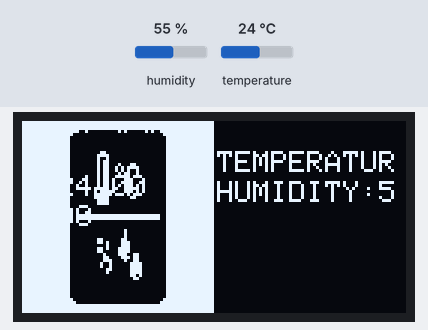
Bench run of a sketch on a simulated Arduino Uno, built with avr-gcc and run on an emulated ATmega328P. Parts: 128×64 one-colour display. The test bench sets the inputs (shaded band); at power-on: humidity 55 %, temperature 24 °C. What the sketch prints to the serial monitor is not drawn.

Above: at 4.6 s.
4.7 s: humidity set to 22 %
At 9.0 s:
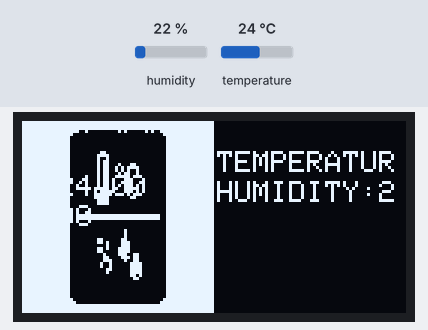
9.7 s: temperature set to 12 °C
At 13.1 s:
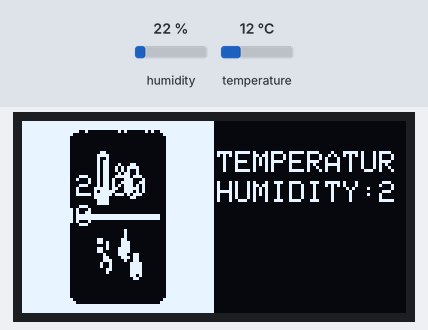
13.8 s: humidity set to 40 %
At 17.3 s:
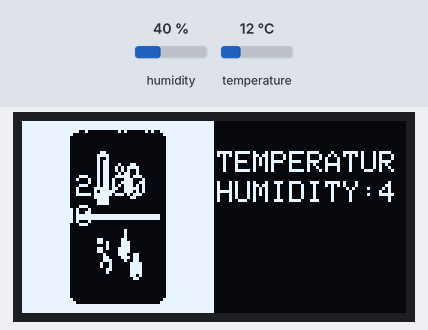
17.9 s: temperature set to 19 °C
Timing chart, 0 to 20.9 s (numbered marks = the images above; inputs shaded):
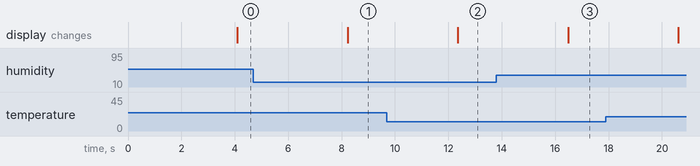

Measured:
- after the input at 4.7 s, the display: changes after 3.5 s (image 1)
- after the input at 9.7 s, the display: changes after 2.7 s (image 2)
- after the input at 13.8 s, the display: changes after 2.7 s (image 3)

The sketch:

dht_image_iot_2.ino
```cpp
#include "DHT.h"
#include<Adafruit_SSD1306.h>
#define DHTPIN 4
#define DHTTYPE DHT11
DHT Dht(DHTPIN,DHTTYPE);
float temp,hum;
#define SCREEN_WIDTH 128
#define SCREEN_HEIGHT 64
Adafruit_SSD1306 display(SCREEN_WIDTH,SCREEN_HEIGHT,&Wire,-1);
static const uint8_t image_data[1024] = {
  0xff, 0xff, 0xff, 0xff, 0xff, 0xff, 0xff, 0xff, 0xff, 0xff, 0xff, 0xff, 0xff, 0xff, 0xff, 0xff,
  0xff, 0xff, 0xff, 0xff, 0xff, 0xff, 0xff, 0xff, 0xff, 0xff, 0xe4, 0x00, 0xa0, 0x53, 0xff, 0xff,
  0xff, 0xff, 0x80, 0x00, 0x00, 0x01, 0xff, 0xff, 0xff, 0xff, 0x00, 0x00, 0x00, 0x00, 0xff, 0xff,
  0xff, 0xff, 0x00, 0x00, 0x00, 0x00, 0xff, 0xff, 0xff, 0xff, 0x00, 0x00, 0x00, 0x00, 0xff, 0xff,
  0xff, 0xff, 0x00, 0x00, 0x00, 0x00, 0xff, 0xff, 0xff, 0xff, 0x00, 0x00, 0x00, 0x00, 0xff, 0xff,
  0xff, 0xff, 0x00, 0x30, 0x00, 0x00, 0xff, 0xff, 0xff, 0xff, 0x00, 0x78, 0x00, 0x00, 0xff, 0xff,
  0xff, 0xff, 0x00, 0x48, 0x00, 0x00, 0xff, 0xff, 0xff, 0xff, 0x00, 0x58, 0x00, 0x00, 0xff, 0xff,
  0xff, 0xff, 0x00, 0x58, 0x8c, 0x00, 0xff, 0xff, 0xff, 0xff, 0x00, 0x59, 0x5e, 0x00, 0xff, 0xff,
  0xff, 0xff, 0x00, 0x59, 0x52, 0x00, 0xff, 0xff, 0xff, 0xff, 0x00, 0x58, 0xb2, 0x00, 0xff, 0xff,
  0xff, 0xff, 0x00, 0x58, 0x30, 0x00, 0xff, 0xff, 0xff, 0xff, 0x00, 0x58, 0x30, 0x00, 0xff, 0xff,
  0xff, 0xff, 0x00, 0x58, 0x30, 0x00, 0xff, 0xff, 0xff, 0xff, 0x00, 0x58, 0x30, 0x00, 0xff, 0xff,
  0xff, 0xff, 0x00, 0xf8, 0x32, 0x00, 0xff, 0xff, 0xff, 0xff, 0x00, 0xbc, 0x12, 0x00, 0xff, 0xff,
  0xff, 0xff, 0x00, 0xfc, 0x16, 0x00, 0xff, 0xff, 0xff, 0xff, 0x00, 0xf8, 0x0c, 0x00, 0xff, 0xff,
  0xff, 0xff, 0x00, 0x78, 0x00, 0x00, 0xff, 0xff, 0xff, 0xff, 0x00, 0x78, 0x00, 0x00, 0xff, 0xff,
  0xff, 0xff, 0x00, 0x00, 0x00, 0x00, 0xff, 0xff, 0xff, 0xff, 0x00, 0x00, 0x00, 0x00, 0xff, 0xff,
  0xff, 0xff, 0x00, 0x00, 0x00, 0x00, 0xff, 0xff, 0xff, 0xff, 0x3f, 0xff, 0xff, 0xfc, 0xff, 0xff,
  0xff, 0xff, 0x3f, 0xff, 0xff, 0xfc, 0xff, 0xff, 0xff, 0xff, 0x00, 0x00, 0x00, 0x00, 0xff, 0xff,
  0xff, 0xff, 0x00, 0x00, 0x00, 0x00, 0xff, 0xff, 0xff, 0xff, 0x00, 0x00, 0x00, 0x00, 0xff, 0xff,
  0xff, 0xff, 0x00, 0x00, 0x20, 0x00, 0xff, 0xff, 0xff, 0xff, 0x00, 0x00, 0x20, 0x00, 0xff, 0xff,
  0xff, 0xff, 0x00, 0x00, 0x20, 0x00, 0xff, 0xff, 0xff, 0xff, 0x00, 0x60, 0x60, 0x00, 0xff, 0xff,
  0xff, 0xff, 0x00, 0x68, 0x70, 0x00, 0xff, 0xff, 0xff, 0xff, 0x00, 0x08, 0x70, 0x00, 0xff, 0xff,
  0xff, 0xff, 0x00, 0x68, 0xf0, 0x00, 0xff, 0xff, 0xff, 0xff, 0x00, 0x60, 0xf0, 0x00, 0xff, 0xff,
  0xff, 0xff, 0x00, 0x10, 0xe6, 0x00, 0xff, 0xff, 0xff, 0xff, 0x00, 0x18, 0x76, 0x00, 0xff, 0xff,
  0xff, 0xff, 0x00, 0x1c, 0x26, 0x00, 0xff, 0xff, 0xff, 0xff, 0x00, 0x24, 0x0f, 0x00, 0xff, 0xff,
  0xff, 0xff, 0x00, 0x24, 0x0f, 0x00, 0xff, 0xff, 0xff, 0xff, 0x00, 0x0c, 0x0f, 0x00, 0xff, 0xff,
  0xff, 0xff, 0x00, 0x08, 0x0f, 0x00, 0xff, 0xff, 0xff, 0xff, 0x00, 0x00, 0x0d, 0x00, 0xff, 0xff,
  0xff, 0xff, 0x00, 0x00, 0x06, 0x00, 0xff, 0xff, 0xff, 0xff, 0x00, 0x00, 0x00, 0x00, 0xff, 0xff,
  0xff, 0xff, 0x00, 0x00, 0x00, 0x00, 0xff, 0xff, 0xff, 0xff, 0x00, 0x00, 0x00, 0x00, 0xff, 0xff,
  0xff, 0xff, 0x00, 0x00, 0x00, 0x00, 0xff, 0xff, 0xff, 0xff, 0x00, 0x00, 0x00, 0x00, 0xff, 0xff,
  0xff, 0xff, 0x00, 0x00, 0x00, 0x00, 0xff, 0xff, 0xff, 0xff, 0x80, 0x00, 0x00, 0x01, 0xff, 0xff,
  0xff, 0xff, 0xc0, 0x00, 0x00, 0x03, 0xff, 0xff, 0xff, 0xff, 0xff, 0xff, 0xff, 0xff, 0xff, 0xff,
  0xff, 0xff, 0xff, 0xff, 0xff, 0xff, 0xff, 0xff, 0xff, 0xff, 0xff, 0xff, 0xff, 0xff, 0xff, 0xff
};

void setup(){
  Dht.begin();
  Serial.begin(9600);
  display.begin(SSD1306_SWITCHCAPVCC,0X3c);
  delay(2000);
  display.setTextSize(1);
  display.setTextColor(WHITE);
}
void loop(){
temp=Dht.readTemperature();
hum=Dht.readHumidity();
Serial.print("TEMPERATURE:");
Serial.println(temp);
Serial.print("Humidity :");
Serial.println(hum);
delay(2000);
   display.clearDisplay();
   display.drawBitmap(0,0,image_data,64,64,1);
  display.setCursor(65,10);
  display.print("TEMPERATURE:");
  display.println(temp);
  display.setCursor(65,20);
  display.print("HUMIDITY:");
  display.println(hum);
  display.display();


}
```
